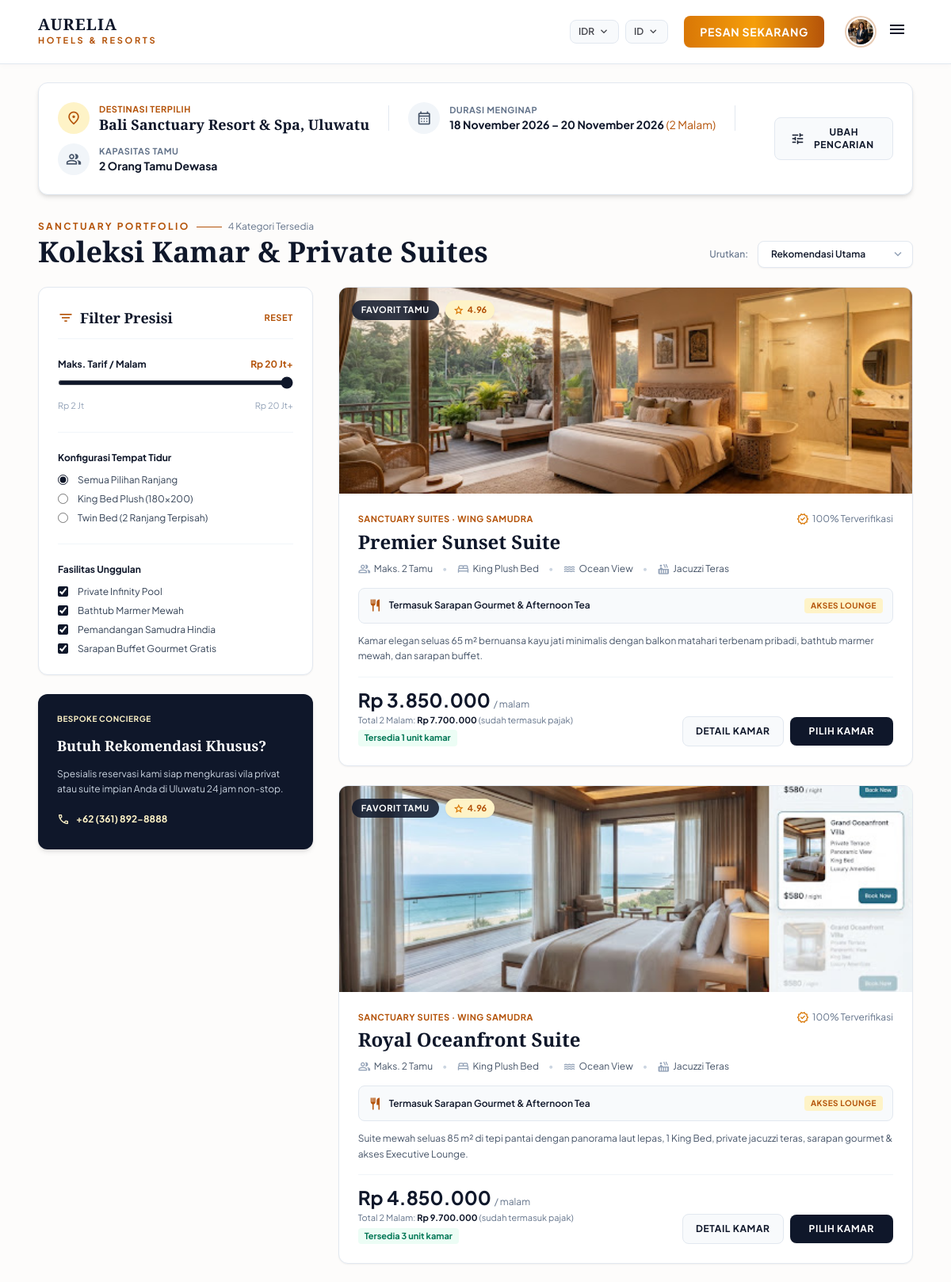
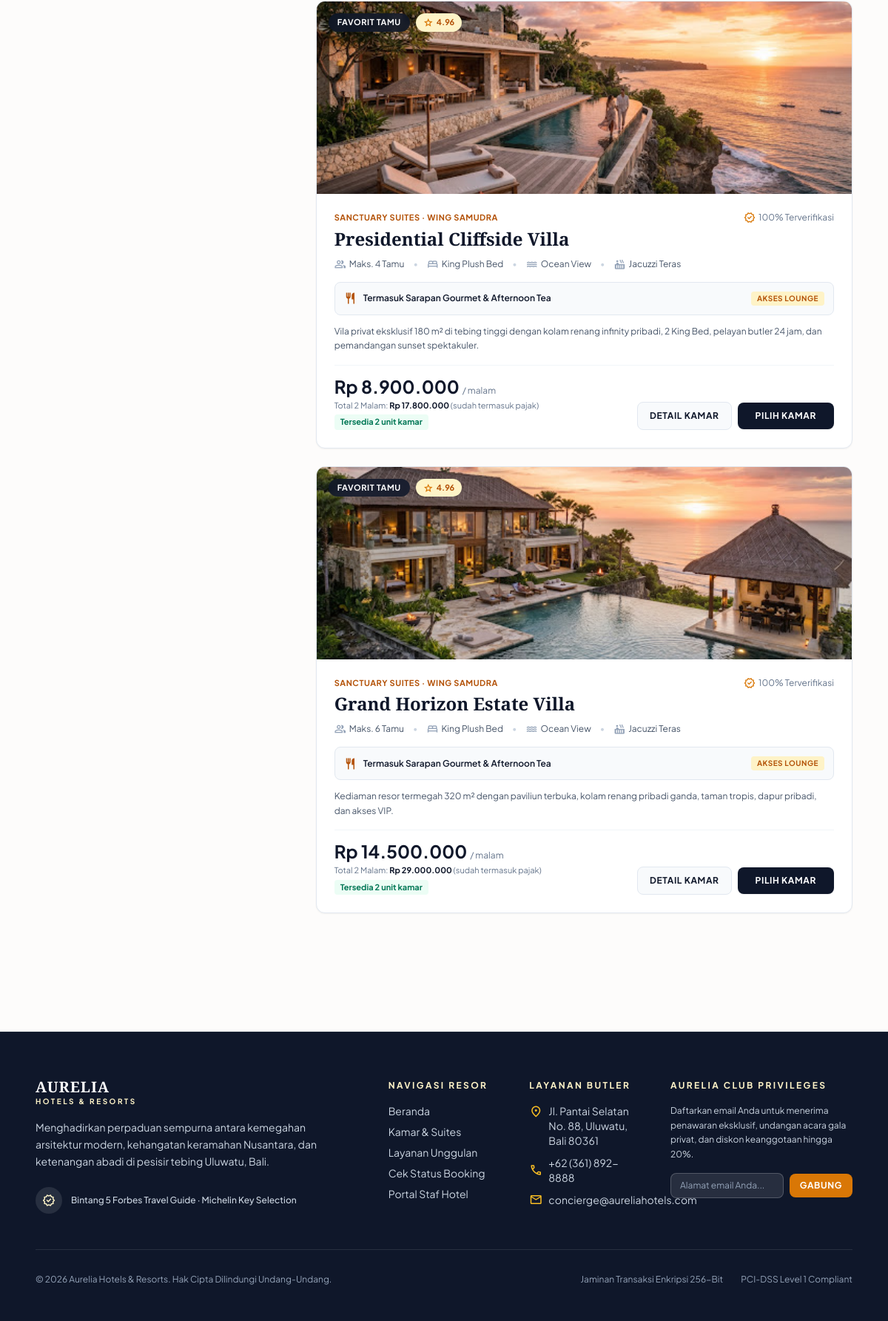
Page /kamar.php on the committed database (2 pictures, top to bottom).
### tables this page shows
CREATE TABLE `tipe_kamar` (
  `idtipe` int(11) NOT NULL AUTO_INCREMENT,
  `nama_tipe` varchar(50) NOT NULL,
  `deskripsi` text DEFAULT NULL,
  `harga_malam` int(11) NOT NULL,
  `kapasitas` int(11) NOT NULL,
  `foto` varchar(255) NOT NULL DEFAULT '-',
  PRIMARY KEY (`idtipe`)
);

### kamar.php (the view, shortened to what the rows shown need)
<?php
require_once 'fungsi.php';
$ci    = $_GET['ci'] ?? date('Y-m-d');
$co    = $_GET['co'] ?? date('Y-m-d', strtotime('+2 days'));
$tamu  = max(1, (int)($_GET['tamu'] ?? 2));
$error = cek_tanggal_menginap($ci, $co);
$malam = $error === '' ? hitung_malam($ci, $co) : 2;
$sql_order = "harga_malam ASC";
$stmt = mysqli_prepare($db, "SELECT * FROM tipe_kamar ORDER BY $sql_order");
mysqli_stmt_execute($stmt);
$tipe_semua = mysqli_fetch_all(mysqli_stmt_get_result($stmt), MYSQLI_ASSOC);
require 'header.php';
?>
<section class="w-full max-w-[1440px] mx-auto px-4 sm:px-6 lg:px-12 py-6">
    <div class="bg-white border border-[#E2E8F0] shadow-md rounded-xl p-4 lg:p-6 flex flex-col lg:flex-row items-start lg:items-center justify-between gap-4">
        <div class="flex flex-wrap items-center gap-y-3 gap-x-6">
            <div class="flex items-center gap-3">
                <div>
                    <h2 class="font-playfair text-lg text-[#0F172A] font-semibold leading-tight">Bali Sanctuary Resort &amp; Spa, Uluwatu</h2>
                </div>
            </div>
        </div>
    </div>
</section>
<section class="w-full max-w-[1440px] mx-auto px-4 sm:px-6 lg:px-12 pt-2 pb-6">
    <div class="flex flex-col md:flex-row md:items-end justify-between gap-4">
        <div>
            <h1 class="font-playfair text-3xl sm:text-4xl text-[#0F172A] font-semibold">Koleksi Kamar &amp; Private Suites</h1>
        </div>
    </div>
</section>
<section class="w-full max-w-[1440px] mx-auto px-4 sm:px-6 lg:px-12 pb-20">
    <div class="grid grid-cols-1 lg:grid-cols-12 gap-8 items-start">
        <main class="lg:col-span-8 xl:col-span-9 space-y-6">
            <?php foreach ($tipe_semua as $t):
                $kosong_units = count(kamar_kosong($db, $t['idtipe'], $ci, $co));
                $muat_tamu    = $tamu <= (int)$t['kapasitas'];
                $foto_path    = (!empty($t['foto']) && file_exists(__DIR__ . '/images/' . $t['foto']))
                                ? 'images/' . $t['foto']
                                : 'images/room_oceanfront.jpg';
                $total_malam  = (int)$t['harga_malam'] * $malam;
                $url_pesan    = "pesan.php?" . http_build_query([
                    'tipe' => $t['idtipe'],
                    'ci'   => $ci,
                    'co'   => $co,
                    'tamu' => $tamu
                ]);
            ?>
                <article data-price="<?= (int)$t['harga_malam'] ?>"
                         class="room-card bg-white rounded-xl border border-[#E2E8F0] shadow-sm hover:shadow-xl transition-all duration-300 flex flex-col xl:flex-row overflow-hidden group">
                    <div class="relative xl:w-2/5 h-64 xl:h-auto min-h-[260px] overflow-hidden bg-slate-100 flex-shrink-0">
                        <img src="<?= e($foto_path) ?>" alt="<?= e($t['nama_tipe']) ?>"
                             class="w-full h-full object-cover group-hover:scale-105 transition-transform duration-700">
                        <div class="absolute top-4 left-4 flex gap-2">
                            <span class="bg-[#0F172A]/85 backdrop-blur-sm text-white text-[11px] font-bold px-3 py-1 rounded-full uppercase tracking-wider">Favorit Tamu</span>
                            <span class="bg-[#FEF3C7] text-[#B45309] text-[11px] font-bold px-2.5 py-1 rounded-full flex items-center gap-1 shadow-sm">
                                <span class="material-symbols-outlined text-[14px] text-amber-600">star</span> 4.96
                            </span>
                        </div>
                    </div>
                    <div class="p-6 xl:w-3/5 flex flex-col justify-between space-y-4">
                        <div>
                            <div class="flex items-center justify-between gap-2 mb-1">
                                <span class="text-[11px] uppercase tracking-wider text-[#B45309] font-bold">Sanctuary Suites &middot; Wing Samudra</span>
                                <span class="text-xs text-slate-500 flex items-center gap-1">
                                    <span class="material-symbols-outlined text-[16px] text-amber-600">verified</span> 100% Terverifikasi
                                </span>
                            </div>
                            <h3 class="font-playfair text-2xl text-[#0F172A] font-semibold group-hover:text-amber-700 transition-colors">
                                <?= e($t['nama_tipe']) ?>
                            </h3>
                            <div class="flex flex-wrap items-center gap-y-1 gap-x-3 text-slate-600 text-xs mt-2.5">
                                <span class="flex items-center gap-1">
                                    <span class="material-symbols-outlined text-[16px] text-slate-400">group</span>
                                    Maks. <?= (int)$t['kapasitas'] ?> Tamu
                                </span>
                                <span class="text-slate-300">&bull;</span>
                                <span class="flex items-center gap-1">
                                    <span class="material-symbols-outlined text-[16px] text-slate-400">bed</span>
                                    King Plush Bed
                                </span>
                                <span class="text-slate-300">&bull;</span>
                                <span class="flex items-center gap-1">
                                    <span class="material-symbols-outlined text-[16px] text-slate-400">water</span>
                                    Ocean View
                                </span>
                                <span class="text-slate-300">&bull;</span>
                                <span class="flex items-center gap-1">
                                    <span class="material-symbols-outlined text-[16px] text-slate-400">hot_tub</span>
                                    Jacuzzi Teras
                                </span>
                            </div>
                            <div class="mt-4 p-3 bg-[#F8FAFC] border border-[#E2E8F0] rounded-lg flex flex-col sm:flex-row sm:items-center justify-between gap-2">
                                <div class="flex items-center gap-2 text-xs font-semibold text-[#0F172A]">
                                    <span class="material-symbols-outlined text-[18px] text-[#B45309]">restaurant</span>
                                    <span>Termasuk Sarapan Gourmet &amp; Afternoon Tea</span>
                                </div>
                                <span class="text-[10px] font-bold uppercase tracking-wider text-[#B45309] bg-[#FEF3C7] px-2 py-0.5 rounded">
                                    Akses Lounge
                                </span>
                            </div>
                            <p class="text-xs text-slate-600 mt-3 leading-relaxed">
                                <?= e($t['deskripsi']) ?>
                            </p>
                        </div>
                        <div class="pt-4 border-t border-slate-100 flex flex-col sm:flex-row sm:items-end justify-between gap-4">
                            <div>
                                <div class="flex items-baseline gap-1">
                                    <span class="text-2xl font-bold text-[#0F172A] leading-none">
                                        <?= e(rupiah($t['harga_malam'])) ?>
                                    </span>
                                    <span class="text-xs text-slate-500">/ malam</span>
                                </div>
                                <span class="text-[11px] text-slate-500 block mt-1">
                                    Total <?= $malam ?> Malam: <b class="text-[#0F172A]"><?= e(rupiah($total_malam)) ?></b> (sudah termasuk pajak)
                                </span>
                                <?php if (!$muat_tamu): ?>
                                    <span class="inline-block mt-1 text-[11px] font-bold text-rose-600 bg-rose-50 px-2 py-0.5 rounded">Kapasitas kurang untuk <?= $tamu ?> tamu</span>
                                <?php elseif ($kosong_units > 0): ?>
                                    <span class="inline-block mt-1 text-[11px] font-bold text-emerald-700 bg-emerald-50 px-2 py-0.5 rounded">Tersedia <?= $kosong_units ?> unit kamar</span>
                                <?php else: ?>
                                    <span class="inline-block mt-1 text-[11px] font-bold text-amber-700 bg-amber-50 px-2 py-0.5 rounded">Penuh pada tanggal ini</span>
                                <?php endif; ?>
                            </div>
                            <div class="flex items-center gap-2">
                                <button type="button" onclick="openRoomModal(<?= htmlspecialchars(json_encode($t), ENT_QUOTES, 'UTF-8') ?>, '<?= e($foto_path) ?>')"
                                        class="px-4 py-2.5 rounded-lg bg-[#F8FAFC] hover:bg-[#F1F5F9] border border-[#E2E8F0] text-[#0F172A] text-xs font-bold uppercase tracking-wider transition-colors">
                                    Detail Kamar
                                </button>
                                <?php if ($muat_tamu && $kosong_units > 0): ?>
                                    <a href="<?= e($url_pesan) ?>"
                                       class="px-6 py-2.5 rounded-lg bg-[#0F172A] hover:bg-amber-600 text-white text-xs font-bold uppercase tracking-wider shadow-sm transition-all">
                                        Pilih Kamar
                                    </a>
                                <?php else: ?>
                                    <button disabled class="px-6 py-2.5 rounded-lg bg-slate-200 text-slate-400 text-xs font-bold uppercase tracking-wider cursor-not-allowed">
                                        Tidak Tersedia
                                    </button>
                                <?php endif; ?>
                            </div>
                        </div>
                    </div>
                </article>
            <?php endforeach; ?>
        </main>
    </div>
</section>
<?php require 'footer.php'; ?>

### rows in the picture
tipe_kamar: foto (picture), nama_tipe "Premier Sunset Suite", kapasitas "2", deskripsi "Kamar elegan seluas 65 m² bernuansa kayu jati minimalis dengan balkon matahari terbenam pribadi, bathtub marmer mewah, dan sarapan buffet.", harga_malam "Rp 3.850.000", harga_malam "Rp 7.700.000", kosong_units "1"
tipe_kamar: foto (picture), nama_tipe "Royal Oceanfront Suite", kapasitas "2", deskripsi "Suite mewah seluas 85 m² di tepi pantai dengan panorama laut lepas, 1 King Bed, private jacuzzi teras, sarapan gourmet & akses Executive Lounge.", harga_malam "Rp 4.850.000", harga_malam "Rp 9.700.000", kosong_units "3"
tipe_kamar: foto (picture), nama_tipe "Presidential Cliffside Villa", kapasitas "4", deskripsi "Vila privat eksklusif 180 m² di tebing tinggi dengan kolam renang infinity pribadi, 2 King Bed, pelayan butler 24 jam, dan pemandangan sunset spektakuler.", harga_malam "Rp 8.900.000", harga_malam "Rp 17.800.000", kosong_units "2"
tipe_kamar: foto (picture), nama_tipe "Grand Horizon Estate Villa", kapasitas "6", deskripsi "Kediaman resor termegah 320 m² dengan paviliun terbuka, kolam renang pribadi ganda, taman tropis, dapur pribadi, dan akses VIP.", harga_malam "Rp 14.500.000", harga_malam "Rp 29.000.000", kosong_units "2"

### other values in the picture
tanggal_indo($ci) "18 November 2026"
tanggal_indo($co) "20 November 2026"
$malam "2"
$tamu "2"
count($tipe_semua) "4"
